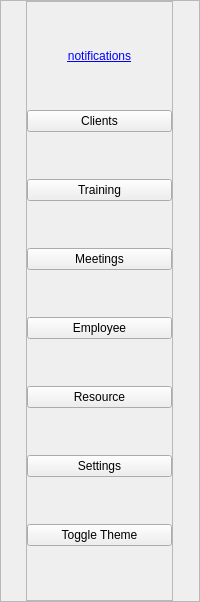
        <widget class="QFrame" name="sideMenu">
         <property name="minimumSize">
          <size>
           <width>150</width>
           <height>0</height>
          </size>
         </property>
         <property name="maximumSize">
          <size>
           <width>201</width>
           <height>16777215</height>
          </size>
         </property>
         <property name="frameShape">
          <enum>QFrame::Shape::StyledPanel</enum>
         </property>
         <property name="frameShadow">
          <enum>QFrame::Shadow::Raised</enum>
         </property>
         <layout class="QVBoxLayout" name="verticalLayout_2">
          <property name="spacing">
           <number>0</number>
          </property>
          <property name="leftMargin">
           <number>0</number>
          </property>
          <property name="topMargin">
           <number>0</number>
          </property>
          <property name="rightMargin">
           <number>0</number>
          </property>
          <property name="bottomMargin">
           <number>0</number>
          </property>
          <item alignment="Qt::AlignmentFlag::AlignHCenter|Qt::AlignmentFlag::AlignVCenter">
           <widget class="QFrame" name="frame_6">
            <property name="minimumSize">
             <size>
              <width>147</width>
              <height>600</height>
             </size>
            </property>
            <property name="maximumSize">
             <size>
              <width>185</width>
              <height>16777215</height>
             </size>
            </property>
            <property name="frameShape">
             <enum>QFrame::Shape::StyledPanel</enum>
            </property>
            <property name="frameShadow">
             <enum>QFrame::Shadow::Raised</enum>
            </property>
            <layout class="QVBoxLayout" name="verticalLayout_3">
             <property name="spacing">
              <number>0</number>
             </property>
             <property name="leftMargin">
              <number>0</number>
             </property>
             <property name="topMargin">
              <number>0</number>
             </property>
             <property name="rightMargin">
              <number>0</number>
             </property>
             <property name="bottomMargin">
              <number>0</number>
             </property>
             <item>
              <widget class="QPushButton" name="trainingNotificationLabel">
               <property name="styleSheet">
                <string notr="true">QPushButton { color: blue; text-decoration: underline; border: none; background: transparent; }
QPushButton:hover { color: darkblue; }</string>
               </property>
               <property name="text">
                <string>notifications</string>
               </property>
              </widget>
             </item>
             <item>
              <widget class="QPushButton" name="clientSectionButton">
               <property name="text">
                <string>Clients</string>
               </property>
              </widget>
             </item>
             <item>
              <widget class="QPushButton" name="trainingSectionButton">
               <property name="text">
                <string>Training</string>
               </property>
              </widget>
             </item>
             <item>
              <widget class="QPushButton" name="meetingSectionButton">
               <property name="text">
                <string>Meetings</string>
               </property>
              </widget>
             </item>
             <item>
              <widget class="QPushButton" name="employeeSectionButton">
               <property name="text">
                <string>Employee</string>
               </property>
              </widget>
             </item>
             <item>
              <widget class="QPushButton" name="resourceSectionButton">
               <property name="text">
                <string>Resource</string>
               </property>
              </widget>
             </item>
             <item>
              <widget class="QPushButton" name="settingsButton">
               <property name="text">
                <string>Settings</string>
               </property>
              </widget>
             </item>
             <item>
              <widget class="QPushButton" name="themeButton">
               <property name="text">
                <string>Toggle Theme</string>
               </property>
              </widget>
             </item>
            </layout>
           </widget>
          </item>
         </layout>
        </widget>
